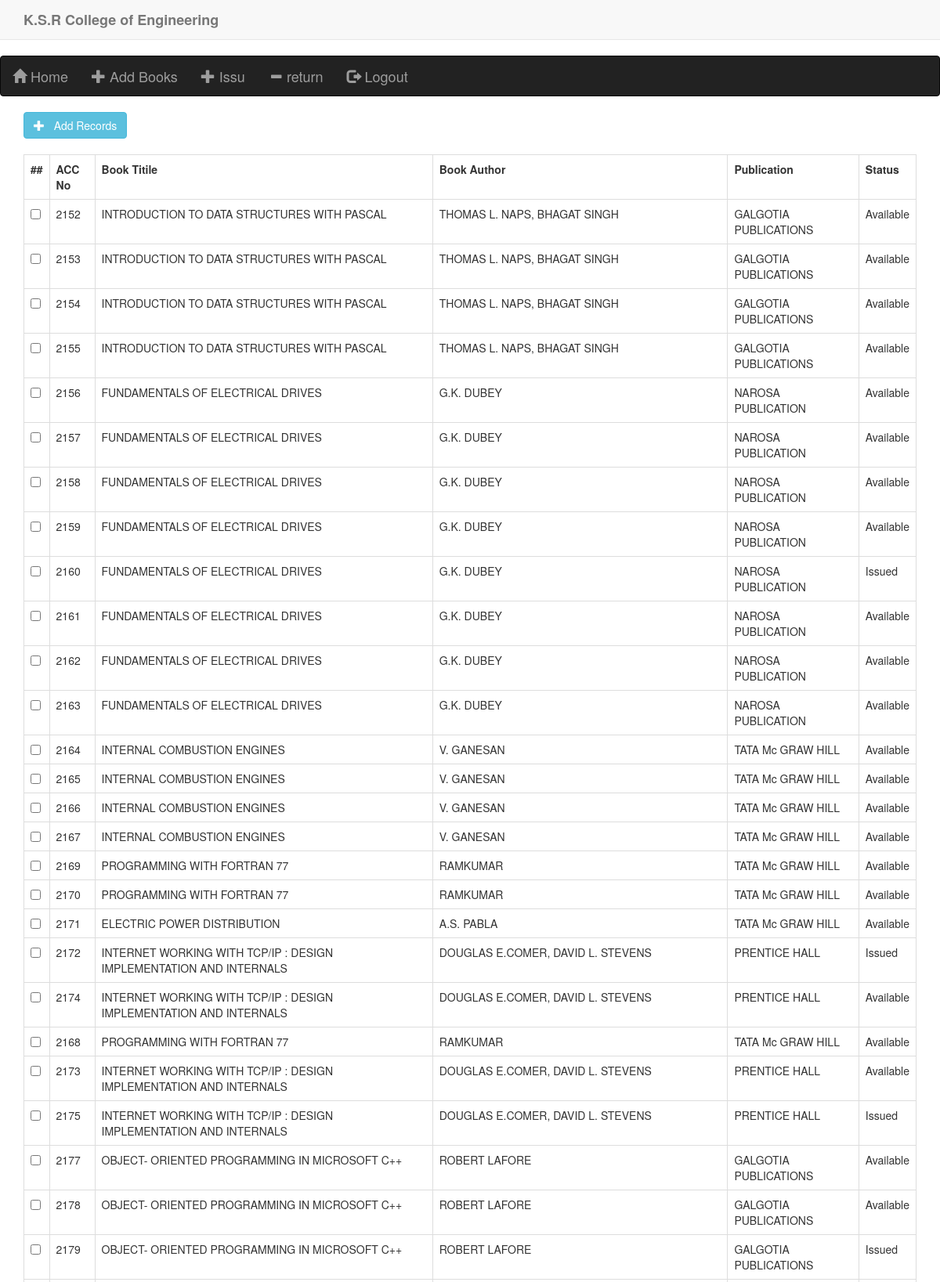
The app's page /addbook.php (upper part) with its own data.
### tables this page shows
CREATE TABLE `books` (
  `BACNO` double DEFAULT NULL,
  `BCOPY` int(11) DEFAULT NULL,
  `BUPTO` int(11) DEFAULT NULL,
  `BCDNO` longtext,
  `BCALL` longtext,
  `BSUFF` longtext,
  `BTITL` longtext,
  `BAUTH` longtext,
  `BPUBL` longtext,
  `BPUPL` longtext,
  `BEDIT` longtext,
  `BPRIC` decimal(19,4) DEFAULT NULL,
  `BSUPP` longtext,
  `BSUPL` longtext,
  `BBIDA` datetime DEFAULT NULL,
  `BBINO` longtext,
  `BDEPT` longtext,
  `BVOLU` longtext,
  `BREFN` longtext,
  `BYEAR` double DEFAULT NULL,
  `BFLAG` longtext,
  `BREMA` longtext,
  `BENTR` datetime DEFAULT NULL,
  `BISSU` int(11) NOT NULL,
  `BRACK` int(11) DEFAULT NULL,
  `BISMI` longtext,
  `SISMI` longtext
);

### addbook.php (the view, shortened to what this page needs)
<?php
	include_once 'dbcon.php';
?>
<!DOCTYPE html PUBLIC "-//W3C//DTD XHTML 1.0 Transitional//EN" "http://www.w3.org/TR/xhtml1/DTD/xhtml1-transitional.dtd">
<html xmlns="http://www.w3.org/1999/xhtml">
<head>
<link rel="stylesheet" href="bootstrap/css/bootstrap.min.css" type="text/css" />
</head>
<body>
<div class="navbar navbar-default navbar-static-top" role="navigation">
    <div class="container">
        <div class="navbar-header">
            <a class="navbar-brand"><strong>K.S.R College of Engineering</strong></a>
        </div>
    </div>
</div>
<nav class="navbar navbar-inverse bg-success">
    <div class="navbar-header">
        <ul class="nav navbar-nav  ">
            <li><a  class="navbar-brand" href="admin-index.php"><i class="glyphicon glyphicon glyphicon-home "></i>&nbsp;Home</a></li>
            <li><a class="navbar-brand" href="addbook.php" ><i class="glyphicon glyphicon-plus "></i>&nbsp;Add Books</a></li>
            <li><a class="navbar-brand" href="generate_issu.php"><i class="glyphicon glyphicon-plus "></i>&nbsp;Issu</a></li>
            <li><a class="navbar-brand" href="return_book.php"><i class="glyphicon glyphicon-minus "></i>&nbsp;return</a></li>
            <li><a class="navbar-brand" href="admin.php"><i class="glyphicon glyphicon-log-out"></i>&nbsp;Logout</a></li>
        </ul>
</nav>
<div class="container">
<a href="generate.php" class="btn btn-large btn-info"><i class="glyphicon glyphicon-plus"></i> &nbsp; Add Records</a>
</div>
<div class="clearfix"></div><br />
<div class="container">
<form method="post" name="frm">
<table class='table table-bordered table-responsive'>
<tr>
<th>##</th>
<th>ACC No</th>
<th>Book Titile</th>
    <th>Book Author</th>
<th>Publication</th>
    <th>Status</th>
</tr>
<?php
	$res = $MySQLiconn->query("select BAUTH,BISSU,BPUBL,BAUTH,BTITL,BACNO from books");
	$count = $res->num_rows;
	if($count > 0)
	{
		while($row=$res->fetch_array())
		{
			?>
			<tr>
			<td><input type="checkbox" name="chk[]" class="chk-box" value="<?php echo $row['BACNO']; ?>"  /></td>
			<td><?php echo $row['BACNO']; ?></td>
			<td><?php echo $row['BTITL']; ?></td>
                <td><?php echo $row['BAUTH']; ?></td>
				<td><?php echo $row['BPUBL']; ?></td>
                <?php
                $a=$row["BISSU"];
                if($a<0) {
                    echo "<td>";echo "Issued";
                    echo"</td>";
                }else
                {
                    echo "<td>";echo "Available";
                    echo"</td>";
                }
                ?>
			</tr>
			<?php
		}
	}
	else
	{
		?>
        <tr>
        <td colspan="3"> No Records Found ...</td>
        </tr>
        <?php
	}
?>
</table>
</form>
</div>
</body>
</html>

### records on screen
books: BACNO "2152", BTITL "INTRODUCTION TO DATA STRUCTURES WITH PASCAL", BAUTH "THOMAS L. NAPS, BHAGAT SINGH", BPUBL "GALGOTIA PUBLICATIONS", BISSU "Available"
books: BACNO "2153", BTITL "INTRODUCTION TO DATA STRUCTURES WITH PASCAL", BAUTH "THOMAS L. NAPS, BHAGAT SINGH", BPUBL "GALGOTIA PUBLICATIONS", BISSU "Available"
books: BACNO "2154", BTITL "INTRODUCTION TO DATA STRUCTURES WITH PASCAL", BAUTH "THOMAS L. NAPS, BHAGAT SINGH", BPUBL "GALGOTIA PUBLICATIONS", BISSU "Available"
books: BACNO "2155", BTITL "INTRODUCTION TO DATA STRUCTURES WITH PASCAL", BAUTH "THOMAS L. NAPS, BHAGAT SINGH", BPUBL "GALGOTIA PUBLICATIONS", BISSU "Available"
books: BACNO "2156", BTITL "FUNDAMENTALS OF ELECTRICAL DRIVES", BAUTH "G.K. DUBEY", BPUBL "NAROSA PUBLICATION", BISSU "Available"
books: BACNO "2157", BTITL "FUNDAMENTALS OF ELECTRICAL DRIVES", BAUTH "G.K. DUBEY", BPUBL "NAROSA PUBLICATION", BISSU "Available"
books: BACNO "2158", BTITL "FUNDAMENTALS OF ELECTRICAL DRIVES", BAUTH "G.K. DUBEY", BPUBL "NAROSA PUBLICATION", BISSU "Available"
books: BACNO "2159", BTITL "FUNDAMENTALS OF ELECTRICAL DRIVES", BAUTH "G.K. DUBEY", BPUBL "NAROSA PUBLICATION", BISSU "Available"
books: BACNO "2160", BTITL "FUNDAMENTALS OF ELECTRICAL DRIVES", BAUTH "G.K. DUBEY", BPUBL "NAROSA PUBLICATION", BISSU "Issued"
books: BACNO "2161", BTITL "FUNDAMENTALS OF ELECTRICAL DRIVES", BAUTH "G.K. DUBEY", BPUBL "NAROSA PUBLICATION", BISSU "Available"
books: BACNO "2162", BTITL "FUNDAMENTALS OF ELECTRICAL DRIVES", BAUTH "G.K. DUBEY", BPUBL "NAROSA PUBLICATION", BISSU "Available"
books: BACNO "2163", BTITL "FUNDAMENTALS OF ELECTRICAL DRIVES", BAUTH "G.K. DUBEY", BPUBL "NAROSA PUBLICATION", BISSU "Available"
books: BACNO "2164", BTITL "INTERNAL COMBUSTION ENGINES", BAUTH "V. GANESAN", BPUBL "TATA Mc GRAW HILL", BISSU "Available"
books: BACNO "2165", BTITL "INTERNAL COMBUSTION ENGINES", BAUTH "V. GANESAN", BPUBL "TATA Mc GRAW HILL", BISSU "Available"
books: BACNO "2166", BTITL "INTERNAL COMBUSTION ENGINES", BAUTH "V. GANESAN", BPUBL "TATA Mc GRAW HILL", BISSU "Available"
books: BACNO "2167", BTITL "INTERNAL COMBUSTION ENGINES", BAUTH "V. GANESAN", BPUBL "TATA Mc GRAW HILL", BISSU "Available"
books: BACNO "2169", BTITL "PROGRAMMING WITH FORTRAN 77", BAUTH "RAMKUMAR", BPUBL "TATA Mc GRAW HILL", BISSU "Available"
books: BACNO "2170", BTITL "PROGRAMMING WITH FORTRAN 77", BAUTH "RAMKUMAR", BPUBL "TATA Mc GRAW HILL", BISSU "Available"
books: BACNO "2171", BTITL "ELECTRIC POWER DISTRIBUTION", BAUTH "A.S. PABLA", BPUBL "TATA Mc GRAW HILL", BISSU "Available"
books: BACNO "2172", BTITL "INTERNET WORKING WITH TCP/IP : DESIGN IMPLEMENTATION AND INTERNALS", BAUTH "DOUGLAS E.COMER, DAVID L. STEVENS", BPUBL "PRENTICE HALL", BISSU "Issued"
books: BACNO "2174", BTITL "INTERNET WORKING WITH TCP/IP : DESIGN IMPLEMENTATION AND INTERNALS", BAUTH "DOUGLAS E.COMER, DAVID L. STEVENS", BPUBL "PRENTICE HALL", BISSU "Available"
books: BACNO "2168", BTITL "PROGRAMMING WITH FORTRAN 77", BAUTH "RAMKUMAR", BPUBL "TATA Mc GRAW HILL", BISSU "Available"
books: BACNO "2173", BTITL "INTERNET WORKING WITH TCP/IP : DESIGN IMPLEMENTATION AND INTERNALS", BAUTH "DOUGLAS E.COMER, DAVID L. STEVENS", BPUBL "PRENTICE HALL", BISSU "Available"
books: BACNO "2175", BTITL "INTERNET WORKING WITH TCP/IP : DESIGN IMPLEMENTATION AND INTERNALS", BAUTH "DOUGLAS E.COMER, DAVID L. STEVENS", BPUBL "PRENTICE HALL", BISSU "Issued"
books: BACNO "2177", BTITL "OBJECT- ORIENTED PROGRAMMING IN MICROSOFT C++", BAUTH "ROBERT LAFORE", BPUBL "GALGOTIA PUBLICATIONS", BISSU "Available"
books: BACNO "2178", BTITL "OBJECT- ORIENTED PROGRAMMING IN MICROSOFT C++", BAUTH "ROBERT LAFORE", BPUBL "GALGOTIA PUBLICATIONS", BISSU "Available"
books: BACNO "2179", BTITL "OBJECT- ORIENTED PROGRAMMING IN MICROSOFT C++", BAUTH "ROBERT LAFORE", BPUBL "GALGOTIA PUBLICATIONS", BISSU "Issued"
